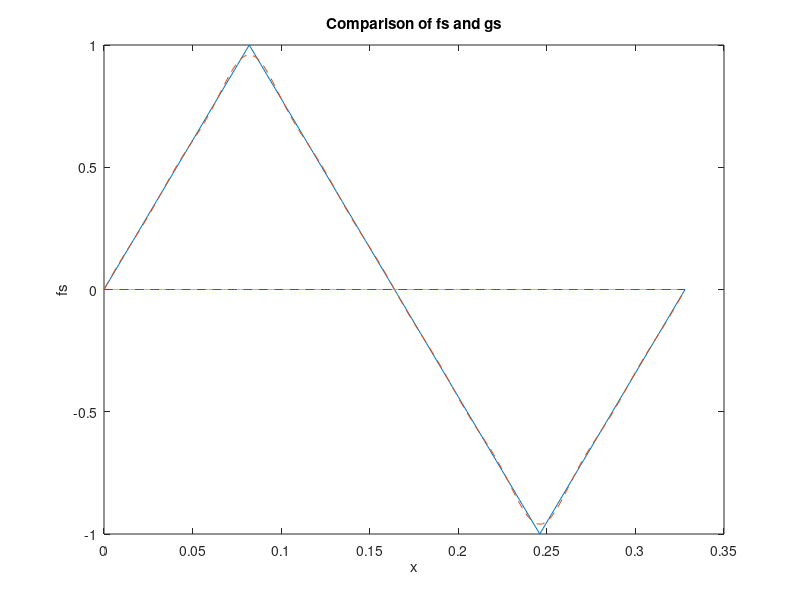

This figure's MATLAB source:
% Task: NM-HW1 2.9.5 Damped Vibrating String
% Deadline: October 4th, 2023 at 12:00.
% Author: Eric Vidal Marcos
% Group: 2 (QuanTEEM)
% Email: ericvidalmarcos@gmail.com
% Supervisors: Dr. Alain Dereux & Dr. Matthieu Sala

% Clear workspace
clear all   % Clear all variables
close all   % Close all variables
clc         % Clear command window

% Plot commands
graph_pinch = 'no';             % Plot initial conditions of f and g
graph_eigenfunctions = 'no';    % Plot the eigenfunctions
graph_f = 'yes';                 % Plot the comparison of f and approx f
% graph_time = 'no';              % Plot the evolution of the wave
% graph_movie = 'no';             % Plot the movie of the wave evolution

% Pinch commands
minpinch = 1;                   % Minimum number of pinches
maxpinch = 2;                   % Maximum number of pinches
% If you want to work with just one pinch, set minpinch = maxpinch

% 1. Input data and discretization parameters
L = 0.328           % String length [m]
mu = 0.660E-3       % String mass per unit length (mu = M / L) [kg/m]
F = 55.0            % Tension force [N]
cc = sqrt(F/mu)     % Speed of wave propagation [m/s] (eq. 2.48)
nmax = 20           % Maximum number of modes (to be adjusted for the good convergence of the approximation)
npt = 201           % Number of sampling points used in the approximation
nst = 13            % Number of sample times
movie=200           % Number of frames for movie

gg = 100.0                  % Gamma coefficient [Hz]
dampf = 2 * gg / (cc ^ 2)   % Damping factor [s/m] (eq. 2.86)
tmax = (2 / gg) * log(10)   % Maximum time [s] (my pdf eq.)
tmin = 0;                   % Minimum time [s]
tstep = (tmax - tmin) / (nst - 1);  % Time step [s]
for i=1:nst
  t = tmin + (i - 1) * tstep;    % Discretized time [s]
end

% 2. Array of discretized value of x
xmin = 0;           % Minimum abscissa  
xmax = L;           % Maximum abscissa  
xstep = (xmax - xmin) / (npt - 1);  % Discretization step [m]
for i = 1:npt
  x(i) = xmin + (i - 1) * xstep;    % Discretized abscissas  
end

% 3. Compute numerical arrays for both pinches and to be used as initial conditions
for pinch = minpinch:maxpinch
    if (pinch == 1);  % eq. (2.44)
        p=L/2;   % Pinched point
        z = 1;   % Amplitude of the wave
        for (i=1:npt)   % Initial deformation for Pinch 1
            if (x(i) <= p)
                f(pinch, i) = x(i) * z / p;
            else
                f(pinch, i) = z * (x(i) - L) / (p-L);
            end
        end
        for i=1:npt     % Initial distribution of velocity field
            g(pinch, i) = 0;
        end
    elseif (pinch == 2);  % eq. (2.44)
        p1 = L/4.;    % Pinched point 1
        z1 = 1;       % Amplitude of the wave 1

        p2 = (3./4.) * L; % Pinched point 2
        z2 = -z1;       % Amplitude of the wave 2
        for (i=1:npt)   % Initial deformation for Pinch 2
            if (xmin <= x(i)) && (x(i) <= p1)
                f(pinch, i) = x(i) * z1 / p1;
            elseif (p1 < x(i)) && (x(i) <= p2)
                f(pinch, i) = (z1 - z2) / (p1 - p2) * (x(i) - p1) +z1;
            elseif (p2 < x(i)) && (x(i) <= xmax)
                f(pinch, i) = z2 * (x(i) - L) / (p2 - L);
            end
        end
        for i=1:npt     % Initial distribution of velocity field
            g(pinch, i) = 0;
        end
    end
end

% Plot the initial conditions of f and g for each pinch
if (strcmp(graph_pinch, 'yes') == 1);
    for pinch = minpinch:maxpinch;
        p1 = plot(x/L, f(pinch, :), ";f(x) [m];", 'LineWidth', 2);
        hold on
        p1 = plot(x/L, g(pinch, :), ";g(x) [m/s];", 'LineWidth', 2);
        hold off
        xlabel('x/L');
        ylabel('y(x)');
        title(strjoin({'Pinch', num2str(pinch)}, ' '));
        legend("location", "northeast");
        waitfor(p1)   % Stops the code execution until you close the plot
    end
endif

% 4. Compute the eigenfunctions and plot
for n = 1:nmax
    for i = 1:npt
        phi(n, i) = sqrt(2 / L) * sin(n * pi * x(i) / L);   % Eigenfunctions (eq. 2.75)
    end
end

% GRAPH OF EIGENFUNCTIONS
if (strcmp(graph_eigenfunctions, 'yes') == 1);
    for n = 1:nmax
        p2 = plot(x/L, phi(n, :), 'LineWidth', 1);
        hold on;
    end
    xlim([xmin/L,xmax/L]);
    ylim([-sqrt(2/L),sqrt(2/L)]);
    xlabel('x/L');
    ylabel('{\Phi(x)}');
    title('Eigenfunctions');
    hold off;
    waitfor(p2)   % Stops the code execution until you close the plot
end


% 5. Displaying values after application of boundary conditions (quantization)
for n = 1:nmax
    kk(n) = n * pi / L;     % Wave number [m^-1] (eq. 2.64)
end
omega = kk * cc;            % Angular frequency [Hz] (eq. 2.65)

% gg study

for n = 1:nmax
    OO(n) = sqrt(omega(n) ^ 2 - gg ^ 2);  % Omega [Hz] (eq. 2.70)
end

fprintf('\nEigenvalues\n');
fprintf('   n        kk(n)[1/m]      OO_n[Hz]     nu_n[Hz]     T_n[s]\n');
for n = 1:nmax
    % Remember that experimental input data is limited to
    fprintf('%4d %#15.3G %#15.3G %#15.3G %#15.3G\n', n, kk(n), OO(n), OO(n)/(2*pi), 2*pi/OO(n));
end


% 6. TEST ORTHONORMALIZATION OF EIGENFUNCTIONS
fprintf('\nOrthonormalization test\n');
fprintf('   n   <phi_n|phi_n>\n');
for (n=1:nmax)
    fprintf('%4d %#15.6G\n', n, trapz(x, phi(n, :) .* phi(n, :)));
end

% 7. OVERLAP INTEGRALS BETWEEN INITIAL CONDITIONS AND THE EIGENFUNCTIONS FOR THE VARIOUS PINCH TYPES
pinch = 2  % Pinch type 2 (eq. 2.45), according to the task

fprintf('\nOverlap integrals\n');
fprintf('   n   <phi_n|f>    <phi_n|g>\n');
for (n=1:nmax)
    fprintf('%4d %#15.6G %#15.6G\n', n, trapz(x, f(pinch, :) .* phi(n, :)), trapz(x, g(pinch, :) .* phi(n, :))); % Overlap integrals (eq. 2.38)
end

% 8. COMPARISON OF F AND APPROX F

% Variable declaration
f_approx = 0;
g_approx = 0;

if (strcmp(graph_f,'yes') == 1);
    p3 = plot(x, f(pinch, :), 'LineWidth', 0.5);
    hold on;
    for n=1:nmax
      f_approx = f_approx + trapz(x, f(pinch, :) .* phi(n,:)) * phi(n,:);
    endfor
    p3 = plot(x,f_approx, 'LineWidth', 0.5, 'LineStyle', '--');

    p3 = plot(x, g(pinch, :), 'LineWidth', 0.5);
    for n=1:nmax
      g_approx = g_approx + trapz(x, g(pinch, :) .* phi(n,:)) * phi(n,:);
    endfor
    p3 = plot(x,g_approx, 'LineWidth', 0.5, 'LineStyle', '--');

    xlabel('x');
    ylabel('fs');
    title('Comparison of fs and gs');
    hold off;
    waitfor(p3)   % Stops the code execution until you close the plot
end